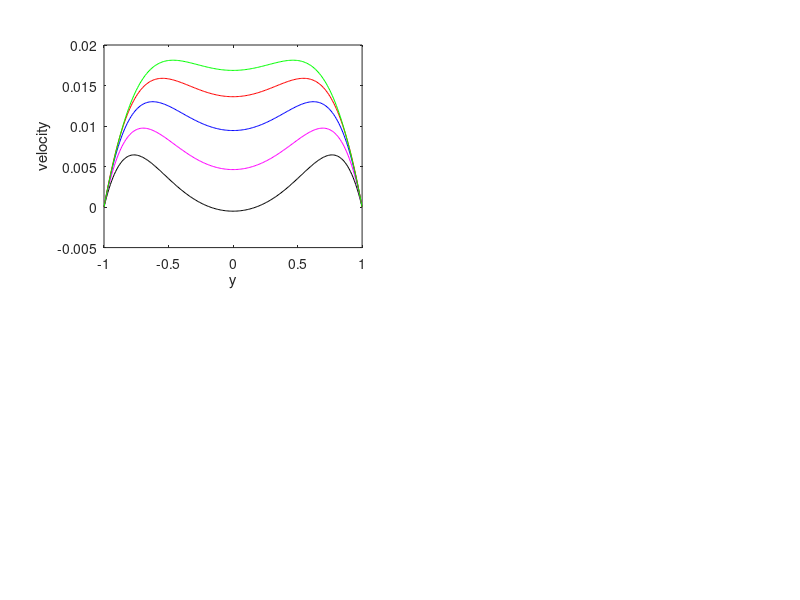

Source code (MATLAB):
clc;
clear all;
y=-1:0.01:1;
A=1,R=1,m=2,a=5.34;
subplot(2,2,1)
I0=besselj(0,i*sqrt(i)*y*a);
I1=besselj(0,i*sqrt(i)*a);
W1=A*R^2/(i*m*a^2)*(1-I0/I1)*exp(i*0);
W2=A*R^2/(i*m*a^2)*(1-I0/I1)*exp(i*pi/12);
W3=A*R^2/(i*m*a^2)*(1-I0/I1)*exp(i*pi/6);
W4=A*R^2/(i*m*a^2)*(1-I0/I1)*exp(i*pi/4);
W5=A*R^2/(i*m*a^2)*(1-I0/I1)*exp(i*pi/3);
plot(y,W1,'k','linewidth',0.5);hold on
plot(y,W2,'m','linewidth',0.5);hold on
plot(y,W3,'b','linewidth',0.5);hold on
plot(y,W4,'r','linewidth',0.5);hold on
plot(y,W5,'g','linewidth',0.5);
xlabel('y')
ylabel('velocity')